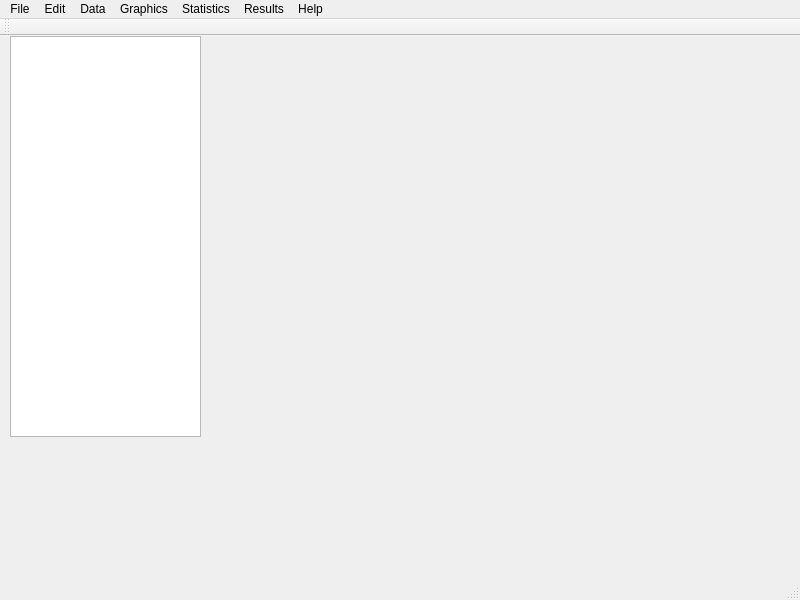
<?xml version="1.0" encoding="UTF-8"?>
<ui version="4.0">
 <class>MainWindow</class>
 <widget class="QMainWindow" name="MainWindow">
  <property name="geometry">
   <rect>
    <x>0</x>
    <y>0</y>
    <width>800</width>
    <height>600</height>
   </rect>
  </property>
  <property name="windowTitle">
   <string>MainWindow</string>
  </property>
  <property name="layoutDirection">
   <enum>Qt::LeftToRight</enum>
  </property>
  <widget class="QWidget" name="MRATcentralwidget">
   <widget class="QWidget" name="widget" native="true">
    <property name="geometry">
     <rect>
      <x>10</x>
      <y>0</y>
      <width>201</width>
      <height>451</height>
     </rect>
    </property>
    <widget class="QTreeView" name="treeView">
     <property name="geometry">
      <rect>
       <x>0</x>
       <y>0</y>
       <width>191</width>
       <height>401</height>
      </rect>
     </property>
    </widget>
   </widget>
  </widget>
  <widget class="QMenuBar" name="menubar">
   <property name="geometry">
    <rect>
     <x>0</x>
     <y>0</y>
     <width>800</width>
     <height>22</height>
    </rect>
   </property>
   <property name="minimumSize">
    <size>
     <width>10</width>
     <height>10</height>
    </size>
   </property>
   <property name="defaultUp">
    <bool>false</bool>
   </property>
   <property name="nativeMenuBar">
    <bool>false</bool>
   </property>
   <widget class="QMenu" name="menuFile">
    <property name="title">
     <string>File</string>
    </property>
    <addaction name="actionNew_Analysis"/>
    <addaction name="actionOpen_Analysis"/>
    <addaction name="actionImport_File"/>
    <addaction name="actionExport_File"/>
    <addaction name="actionQuit"/>
   </widget>
   <widget class="QMenu" name="menuEdit">
    <property name="title">
     <string>Edit</string>
    </property>
   </widget>
   <widget class="QMenu" name="menuData">
    <property name="title">
     <string>Data</string>
    </property>
   </widget>
   <widget class="QMenu" name="menuGraphics">
    <property name="title">
     <string>Graphics</string>
    </property>
   </widget>
   <widget class="QMenu" name="menuStatistics">
    <property name="title">
     <string>Statistics</string>
    </property>
    <widget class="QMenu" name="menuT_TESTS">
     <property name="title">
      <string>T-TESTS</string>
     </property>
     <widget class="QMenu" name="menuTemporal">
      <property name="title">
       <string>Temporal</string>
      </property>
      <addaction name="separator"/>
      <addaction name="actionPTHreshold"/>
      <addaction name="actionTFCE"/>
      <addaction name="actionWindow"/>
     </widget>
     <addaction name="separator"/>
     <addaction name="menuTemporal"/>
     <addaction name="actionSpatio_Temporal_2"/>
    </widget>
    <addaction name="actionSpatio_Temporal"/>
    <addaction name="menuT_TESTS"/>
   </widget>
   <widget class="QMenu" name="menuResults">
    <property name="title">
     <string>Results</string>
    </property>
   </widget>
   <widget class="QMenu" name="menuHelp">
    <property name="title">
     <string>Help</string>
    </property>
   </widget>
   <addaction name="menuFile"/>
   <addaction name="menuEdit"/>
   <addaction name="menuData"/>
   <addaction name="menuGraphics"/>
   <addaction name="menuStatistics"/>
   <addaction name="menuResults"/>
   <addaction name="menuHelp"/>
  </widget>
  <widget class="QStatusBar" name="statusbar"/>
  <widget class="QToolBar" name="toolBar">
   <property name="windowTitle">
    <string>toolBar</string>
   </property>
   <attribute name="toolBarArea">
    <enum>TopToolBarArea</enum>
   </attribute>
   <attribute name="toolBarBreak">
    <bool>false</bool>
   </attribute>
  </widget>
  <action name="actionSpatio_Temporal">
   <property name="text">
    <string>ANOVAs</string>
   </property>
  </action>
  <action name="actionSpatio_Temporal_2">
   <property name="text">
    <string>Spatio-Temporal</string>
   </property>
  </action>
  <action name="actionNew_Analysis">
   <property name="text">
    <string>New Analysis</string>
   </property>
  </action>
  <action name="actionOpen_Analysis">
   <property name="text">
    <string>Open Analysis</string>
   </property>
  </action>
  <action name="actionPTHreshold">
   <property name="text">
    <string>PTHreshold</string>
   </property>
   <property name="statusTip">
    <string>Run PTHRESHOLD temporal t-test analysis</string>
   </property>
  </action>
  <action name="actionTFCE">
   <property name="text">
    <string>TFCE</string>
   </property>
  </action>
  <action name="actionWindow">
   <property name="text">
    <string>window</string>
   </property>
  </action>
  <action name="actionImport_File">
   <property name="text">
    <string>Import File</string>
   </property>
  </action>
  <action name="actionExport_File">
   <property name="text">
    <string>Export File</string>
   </property>
  </action>
  <action name="actionQuit">
   <property name="text">
    <string>Quit</string>
   </property>
  </action>
 </widget>
 <tabstops>
  <tabstop>treeView</tabstop>
 </tabstops>
 <resources/>
 <connections>
  <connection>
   <sender>actionQuit</sender>
   <signal>triggered()</signal>
   <receiver>MainWindow</receiver>
   <slot>close()</slot>
   <hints>
    <hint type="sourcelabel">
     <x>-1</x>
     <y>-1</y>
    </hint>
    <hint type="destinationlabel">
     <x>399</x>
     <y>299</y>
    </hint>
   </hints>
  </connection>
  <connection>
   <sender>actionPTHreshold</sender>
   <signal>triggered()</signal>
   <receiver>MainWindow</receiver>
   <slot>show()</slot>
   <hints>
    <hint type="sourcelabel">
     <x>-1</x>
     <y>-1</y>
    </hint>
    <hint type="destinationlabel">
     <x>399</x>
     <y>299</y>
    </hint>
   </hints>
  </connection>
 </connections>
</ui>
